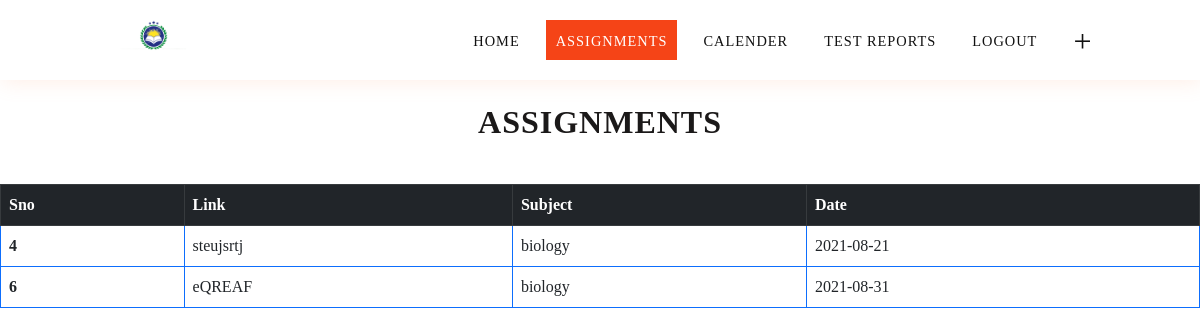
Page /bioass on the committed database.
### app.py (models this page shows, shortened)
class assign(db.Model):
    a_sno = db.Column(db.Integer , primary_key=True)
    a_link = db.Column(db.String(50) )
    a_subject = db.Column(db.String(50) )
    a_date=db.Column(db.String(50))

### app.py (the view)
@app.route("/bioass",methods=['GET','POST'])
def bio_assignment():
    dets=assign.query.filter_by(a_subject="biology")
    return render_template("bioass.html",dets=dets)

### templates/bioass.html (shortened to what this page needs)
<!DOCTYPE html>
<html lang="en">
<head>
    <link href="https://cdn.jsdelivr.net/npm/bootstrap@5.1.0/dist/css/bootstrap.min.css" rel="stylesheet">
</head>
<body>
    <section class="main">
        <nav>
            <a href="/login" class="logo">
                <img src="{{ url_for('static', filename='logoo.png') }}" />
            </a>
            <ul class="menu">
                <li><a href="/index">Home</a></li>
                <li><a class="active" href="/assignment">Assignments</a></li>
                <li><a href="/calender">Calender</a></li>
                <li><a href="/test">Test Reports</a></li>
                <li><a href="/logout">Logout</a></li>
                <li><a href="/adda" style="font-size: 2rem;">+</a></li>
            </ul>
        </nav>
    </section>
    <div class="assignments">
        <h2>Assignments</h2>
    </div>
    <div id="boxx">
        <table class="table table-bordered border-primary">
            <thead  class="table-dark">
                <tr>
                    <th scope="col">Sno</th>
                    <th scope="col">Link</th>
                    <th scope="col">Subject</th>
                    <th scope="col">Date</th>
                </tr>
      </thead>
        {% for det in dets %}
        <tbody>
            <tr>
                <th scope="row">{{det.a_sno}}</th>
                <td>{{det.a_link}}</td>
                <td>{{det.a_subject}}</td>
                <td>{{det.a_date}}</td>
            </tr>
            {% endfor %}
    </div>
    </body>
</html>

### templates/bioass.html (style rules this page uses)
body { margin:0px; padding: 0px; font-family: calibri; }
* { box-sizing: border-box; }
ul { list-style: none; }
a { text-decoration: none; }
.main { width:100%; height:768px; position: relative; }
.logo img { height: 80px; }
nav { display: flex; align-items: center; justify-content: space-around; padding: 0px 30px; background-color:#fff; box-shadow: 2px 2px 20px rgba(255, 151, 103, 0.164); z-index: 1; width:100%; position: fixed; left: 0px; top: 0px; }
nav ul { display: flex; margin:0px; padding: 0px; }
nav ul li a { height:40px; line-height: 43px; margin: 8px; padding: 0px 10px; display: flex; font-size: 0.9rem; text-transform: uppercase; font-weight: 400; color:#111; letter-spacing: 1px; transition: 0.4s ease-in-out; }
.active { background-color: #f54417; color: #fff; }
.assignments { display: flex; justify-content: center; margin: 30px; margin-top: -710px; }
.assignments h2 { font-size: 2rem; color: #1b1919; letter-spacing: 1px; text-transform: uppercase; font-weight: 600; margin-top: 40px; padding: 5px 30px; }

### rows in the picture
assign: a_sno "4", a_link "steujsrtj", a_subject "biology", a_date "2021-08-21"
assign: a_sno "6", a_link "eQREAF", a_subject "biology", a_date "2021-08-31"
